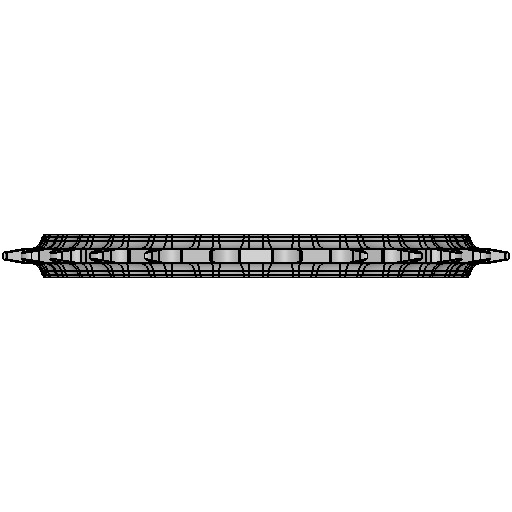
#> input picture src/results/runs/ours_adk-router/outputs/ours_adk-router_1786920446.817543/brep_end/1786920446.817543/tmp_back.jpg, 512 x 512 px, given in place of metric_bar_facets.png, which was not available
$ python make_presentation.py
#> lines starting #> are read from the running program, lines starting #| are printed output that depends on the picture; pictures that were not available may be replaced by others from this repository, and a replacement may not be noted
#!/usr/bin/env python3
"""Build presentation/UCONN-CAD-PACK.pdf from files inside this submission
folder only, so anyone who cloned the PR can rebuild it:

    python3 submissions/UCONN-CAD-PACK/scripts/make_presentation.py

Needs matplotlib and pillow (both come with the repo's uv sync).
"""

import os
import os.path as osp
import textwrap

import matplotlib

matplotlib.use("Agg")
import matplotlib.image as mpimg
import matplotlib.pyplot as plt
from matplotlib.backends.backend_pdf import PdfPages
from matplotlib.patches import FancyArrowPatch, FancyBboxPatch

_HERE = osp.dirname(osp.abspath(__file__))
SUB = osp.dirname(_HERE)
RES = osp.join(SUB, "src", "results")

INK = "#1c2333"
MUTED = "#5a6478"
ACCENT = "#1f77b4"
PANEL = "#f4f6fb"
GOOD = "#2e7d32"

# The five request_ids the organisers named for qualitative evaluation.
# Renders and scores are the ones shipped in this folder; the scores are the
# per-request entries in src/results/scores/ours_adk-router.json.
EXAMPLES = [
    {
        "rid": "SUJ2G2UMJQR7PMBX_1759209987.785593",
        "text": "Please convert the round edges of the gear into straight spur gear teeth.",
        "difficulty": "medium",
        "start": "render_cache/SUJ2G2UMJQR7PMBX_1759210034.374472/gt_toprightiso.png",
        "gt": "render_cache/SUJ2G2UMJQR7PMBX_1759210435.8404129/gt_toprightiso.png",
        "ours": "runs/ours_adk-router/outputs/ours_adk-router_1786920446.817543/brep_end/1786920446.817543/tmp_toprightiso.jpg",
        "scores": (0.991, 0.972, 0.131),
    },
    {
        "rid": "3YH2WFSRM22W7DKT_1769773335.525203",
        "text": "Add cylindrical heads on the long pins to prevent link arms against slipping off.",
        "difficulty": "medium",
        "start": "render_cache/3YH2WFSRM22W7DKT_1769773358.5396488/gt_toprightiso.png",
        "gt": "render_cache/3YH2WFSRM22W7DKT_1769776990.4257011/gt_toprightiso.png",
        "ours": "runs/ours_adk-router/outputs/ours_adk-router_1786930879.385055/brep_end/1786930879.385055/tmp_toprightiso.jpg",
        "scores": (0.985, 0.994, 0.579),
    },
    {
        "rid": "B7A2N74ZJBF9MZHU_1770174133.012106",
        "text": "Prolong black lever sticking out to the front by 5cm for better manipulation.",
        "difficulty": "easy",
        "start": "render_cache/B7A2N74ZJBF9MZHU_1770174182.8249135/gt_toprightiso.png",
        "gt": "render_cache/B7A2N74ZJBF9MZHU_1770174221.1854131/gt_toprightiso.png",
        "ours": "runs/ours_adk-router/outputs/ours_adk-router_1786845103.729266/brep_end/1786845103.729266/tmp_toprightiso.jpg",
        "scores": (0.985, 1.000, 0.797),
    },
    {
        "rid": "F332D3FXML85WLR2_1769607142.566352",
        "text": "Add third rotor blade to the assembly, same design as the other two, radii on all four long edges, thinner central portion.",
        "difficulty": "hard",
        "start": "render_cache/F332D3FXML85WLR2_1769607241.221253/gt_toprightiso.png",
        "gt": "render_cache/F332D3FXML85WLR2_1769608193.091736/gt_toprightiso.png",
        "ours": "runs/ours_adk-router/outputs/ours_adk-router_1786923495.359924/brep_end/1786923495.359924/tmp_toprightiso.jpg",
        "scores": (0.992, 0.936, 0.783),
    },
    {
        "rid": "ZK22J6VYRKQ2RTFD_1758874422.1403751",
        "text": "Add a connecting hole of 1.7 mm diameter and apply 0.1 mm grooves to increase grip and prevent slipping.",
        "difficulty": "hard",
        "start": "render_cache/ZK22J6VYRKQ2RTFD_1758874483.146758/gt_toprightiso.png",
        "gt": "render_cache/ZK22J6VYRKQ2RTFD_1758875051.4938471/gt_toprightiso.png",
        "ours": "runs/ours_adk-router/outputs/ours_adk-router_1786920437.809964/brep_end/1786920437.809964/tmp_toprightiso.jpg",
        "scores": (0.987, 0.986, 0.073),
    },
]


def new_slide():
    fig = plt.figure(figsize=(13.333, 7.5))
    ax = fig.add_axes([0, 0, 1, 1])
    ax.set_xlim(0, 100)
    ax.set_ylim(0, 100)
    ax.axis("off")
    return fig, ax


def header(ax, title):
    ax.text(5, 93, title, fontsize=24, fontweight="bold", color=INK, va="top")
    ax.plot([5, 95], [86.5, 86.5], color=ACCENT, lw=2)


def footer(ax, n):
    ax.text(95, 3, f"UCONN CAD PACK  |  neuralCAD-Edit  |  {n}",
            fontsize=8, color=MUTED, ha="right")


def box(ax, x, y, w, h, title, sub, fc=PANEL, ec=ACCENT):
    ax.add_patch(FancyBboxPatch((x, y), w, h, boxstyle="round,pad=0.6",
                                fc=fc, ec=ec, lw=1.4))
    ax.text(x + w / 2, y + h - 2.2, title, ha="center", va="top",
            fontsize=11.5, fontweight="bold", color=INK)
    ax.text(x + w / 2, y + h - 7.2, sub, ha="center", va="top",
            fontsize=8.5, color=MUTED)


def arrow(ax, x1, y1, x2, y2, label=None, color=MUTED, rad=0.0,
          label_dy=1.6):
    ax.add_patch(FancyArrowPatch((x1, y1), (x2, y2), arrowstyle="-|>",
                                 mutation_scale=16, color=color, lw=1.6,
                                 connectionstyle=f"arc3,rad={rad}"))
    if label:
        ax.text((x1 + x2) / 2, min(y1, y2) + label_dy, label, ha="center",
                fontsize=8.2, color=color, style="italic")


def slide_title(pdf):
    fig, ax = new_slide()
    ax.text(50, 62, "UCONN CAD PACK", fontsize=42, fontweight="bold",
            ha="center", color=INK)
    ax.text(50, 52, "Text-instructed 3D CAD editing with a three-agent CadQuery harness",
            fontsize=17, ha="center", color=MUTED)
    ax.text(50, 44, "neuralCAD-Edit benchmark  |  ASME IDETC-CIE 2026 Hackathon (Autodesk)",
            fontsize=13, ha="center", color=MUTED)
    ax.text(50, 30, "48 of 48 edit tasks completed  |  Diff F1 0.39 vs 0.18 for the best published model baseline",
            fontsize=12, ha="center", color=GOOD)
    footer(ax, 1)
    pdf.savefig(fig)
    plt.close(fig)


def slide_method(pdf):
    fig, ax = new_slide()
    header(ax, "Method: plan, execute, gate, verify")

    box(ax, 4, 64, 20, 16, "Strategist",
        "instruction + measured\ngeometry index\n-> 1 to 5 sub-goals,\neach with an envelope")
    box(ax, 30, 64, 20, 16, "Executor",
        "one sub-goal at a time\n-> one CadQuery function,\nrun in a sandboxed\nsubprocess (180 s cap)")
    box(ax, 56, 64, 20, 16, "Deterministic gates",
        "lint (real API names),\nno-op, phantom material,\ndirection, frame drift,\nenvelope. Reject for free.")
    box(ax, 82, 64, 14, 16, "QA agent",
        "7 views before/after\n+ measured diff\naccept / partial / reject")

    arrow(ax, 24.7, 72, 29.3, 72)
    arrow(ax, 50.7, 72, 55.3, 72)
    arrow(ax, 76.7, 72, 81.3, 72)
    # feedback loops, orthogonal elbows at three depths under the pipeline
    def elbow(x_from, x_to, depth, label):
        ax.plot([x_from, x_from, x_to], [63.4, depth, depth],
                color=MUTED, lw=1.4)
        ax.add_patch(FancyArrowPatch((x_to, depth), (x_to, 63.4),
                                     arrowstyle="-|>", mutation_scale=14,
                                     color=MUTED, lw=1.4))
        ax.text((x_from + x_to) / 2, depth - 1.1, label, ha="center",
                va="top", fontsize=8.2, color=MUTED, style="italic")

    elbow(64, 42, 58, "gate feedback (lint repairs in place, attempt not spent)")
    elbow(89, 46, 53, "QA reject: retry with specific guidance")
    elbow(93, 14, 48, "all attempts dead: replan (max 2)")

    bullets = [
        "A stateful router (ADK style) owns the loop: it re-indexes geometry after each accepted sub-goal and forwards QA feedback to the next attempt.",
        "The strategist sees a measured index, not a picture: hole families by radius, blind vs through openings, paired bores, face areas. Colour renders are attached only when the sentence carries an appearance, view or dimension word.",
        "Six deterministic gates reject bad geometry before any model judges it. The lint gate asks the installed CadQuery and OCP whether every attribute exists and repairs the name in place, so a typo never burns an attempt.",
        "QA is a separate model call with no stake in the edit passing. It sees the whole plan, so it never rejects a step for not doing the next step's work.",
        "Everything is measured against the geometry each attempt started from: volume delta, new-face regions, bounding box drift. Renders illustrate, measurements decide.",
    ]
    y = 41
    for b in bullets:
        wrapped = textwrap.fill(b, 150)
        ax.text(5, y, "• " + wrapped, fontsize=10, color=INK, va="top")
        y -= 3.4 * (wrapped.count("\n") + 1) + 2.6
    footer(ax, 2)
    pdf.savefig(fig)
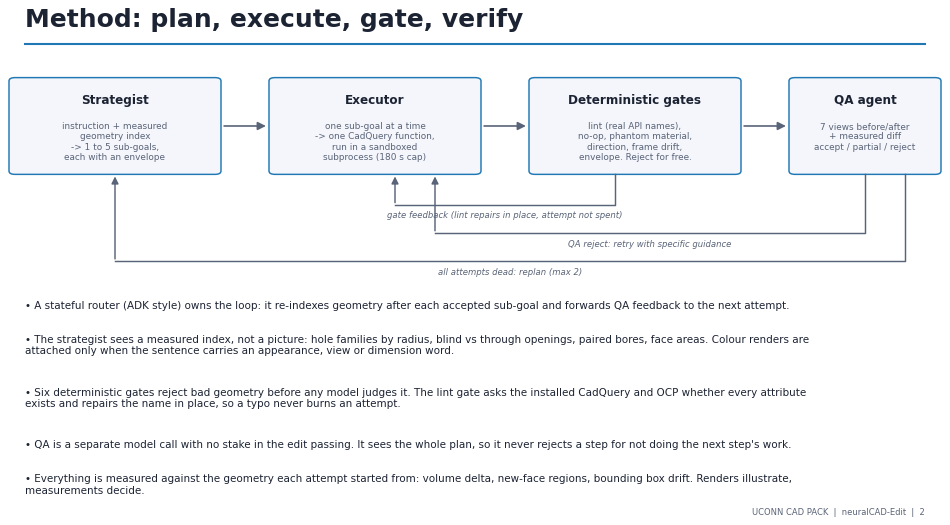
#> figure drawn by matplotlib, 1 panel
    plt.close(fig)


def slide_scores(pdf):
    fig, ax = new_slide()
    header(ax, "Final scores, benchmark metrics on all 48 edit tasks")

    img = mpimg.imread(osp.join(SUB, "figures", "metric_bar_facets.png"))
#> img is the input picture: shape (512, 512, 3); min 0, max 255, mean 242.1
    ax_img = fig.add_axes([0.03, 0.10, 0.62, 0.70])
    ax_img.imshow(img)
    ax_img.axis("off")

    rows = [
        ("Surface Chamfer similarity", "0.977"),
        ("Volumetric F1", "0.910"),
        ("Volumetric Difference F1", "0.390"),
        ("Tasks completed", "48 / 48"),
        ("Mean cost per edit", "$0.84"),
    ]
    y = 72
    ax.text(68, 78, "Means over the full split", fontsize=13,
            fontweight="bold", color=INK)
    for name, val in rows:
        ax.text(68, y, name, fontsize=11.5, color=MUTED)
        ax.text(96, y, val, fontsize=11.5, color=INK, ha="right",
                fontweight="bold")
        y -= 5
    ax.text(68, y - 2, textwrap.fill(
        "Scores computed with the benchmark's own metric code "
        "(src/utils/evals_diff.py and evals_feature_geometric.py), same "
        "defaults as the published baselines. Diff F1, the most important "
        "metric, is 2x the best published model baseline (0.18); the human "
        "reference line is 0.60.", 44), fontsize=9.5, color=MUTED, va="top")
    footer(ax, 3)
    pdf.savefig(fig)
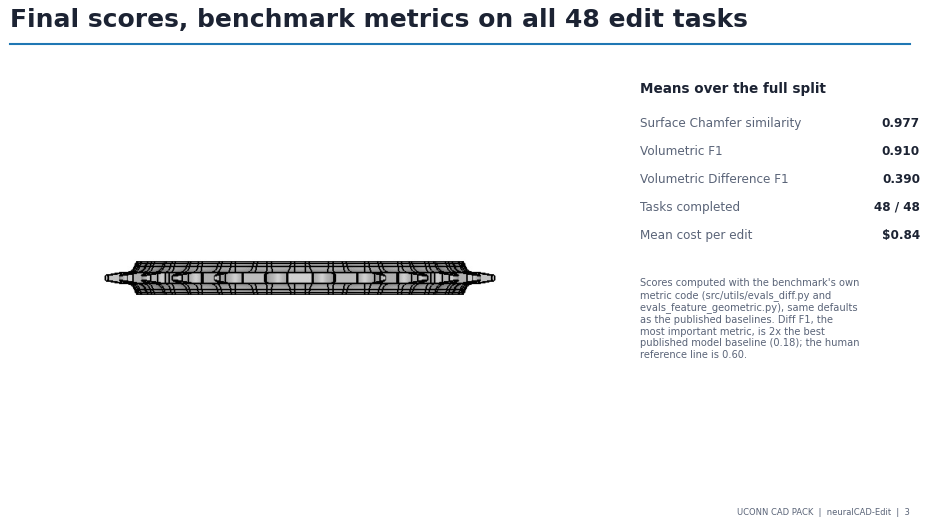
#> figure drawn by matplotlib, 2 panels
    plt.close(fig)


def slide_examples(pdf):
    fig, ax = new_slide()
    header(ax, "The five selected test examples")
    ax.text(5, 84.5, "Input part, our edit, and the human expert's edit (ground truth), toprightiso view. "
                     "Scores are chamfer / volume F1 / diff F1.",
            fontsize=10, color=MUTED, va="top")

    col_x = [0.16, 0.44, 0.72]
    for label, x in zip(["Input", "Ours", "Ground truth"], col_x):
        ax.text(x * 100 + 9, 79, label, fontsize=11, fontweight="bold",
                color=INK, ha="center")

    row_h = 0.148
    top = 0.755
    for i, ex in enumerate(EXAMPLES):
        y0 = top - i * row_h - row_h + 0.02
        for key, x in zip(["start", "ours", "gt"], col_x):
            p = osp.join(RES, ex[key])
            img = mpimg.imread(p)
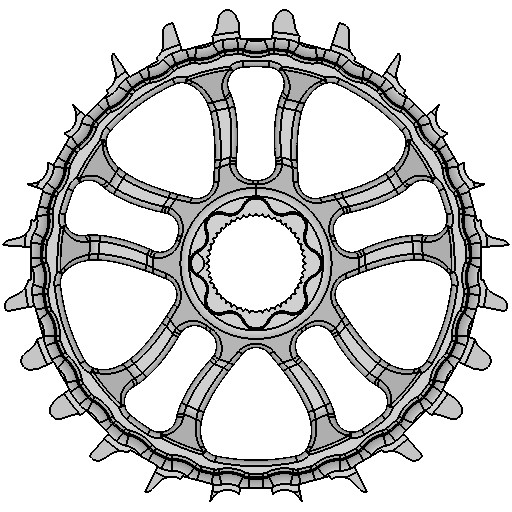
#> input picture src/results/runs/ours_adk-router/outputs/ours_adk-router_1786920446.817543/brep_end/1786920446.817543/tmp_bottom.jpg, 512 x 512 px, given in place of gt_toprightiso.png, which was not available
#> img is the input picture: shape (512, 512, 3); min 0, max 255, mean 206.3
            a = fig.add_axes([x, y0, 0.18, row_h - 0.006])
            a.imshow(img)
            a.axis("off")
        cy = (y0 + row_h / 2) * 100
#> cy = 70.1
        ax.text(4, cy + 5.6, f"[{ex['difficulty']}]", fontsize=8.5,
                color=ACCENT, fontweight="bold", va="center")
        ax.text(4, cy + 3.2, textwrap.fill(ex["text"], 34), fontsize=7.6,
                color=INK, va="top")
        c, v, d = ex["scores"]
        ax.text(93, cy, f"{c:.3f}\n{v:.3f}\n{d:.3f}", fontsize=9,
                color=INK, va="center", ha="left")
    footer(ax, 4)
    pdf.savefig(fig)
    plt.close(fig)


def main():
    out = osp.join(SUB, "presentation", "UCONN-CAD-PACK.pdf")
    os.makedirs(osp.dirname(out), exist_ok=True)
    with PdfPages(out) as pdf:
        slide_title(pdf)
        slide_method(pdf)
        slide_scores(pdf)
        slide_examples(pdf)
    print("wrote", out)


if __name__ == "__main__":
#> (the run stopped early here; a loop or call above may not have finished)
